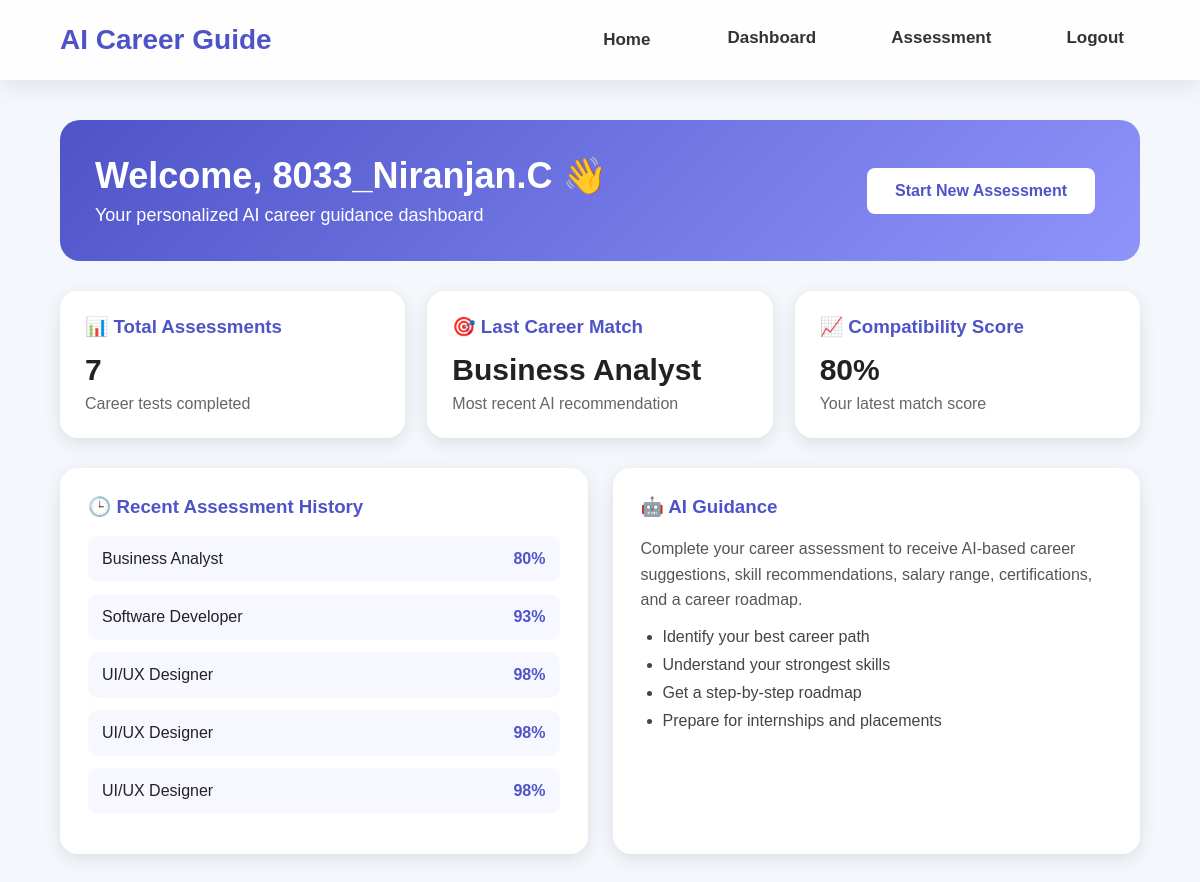
The page /dashboard (signed in) on the database as committed earlier.
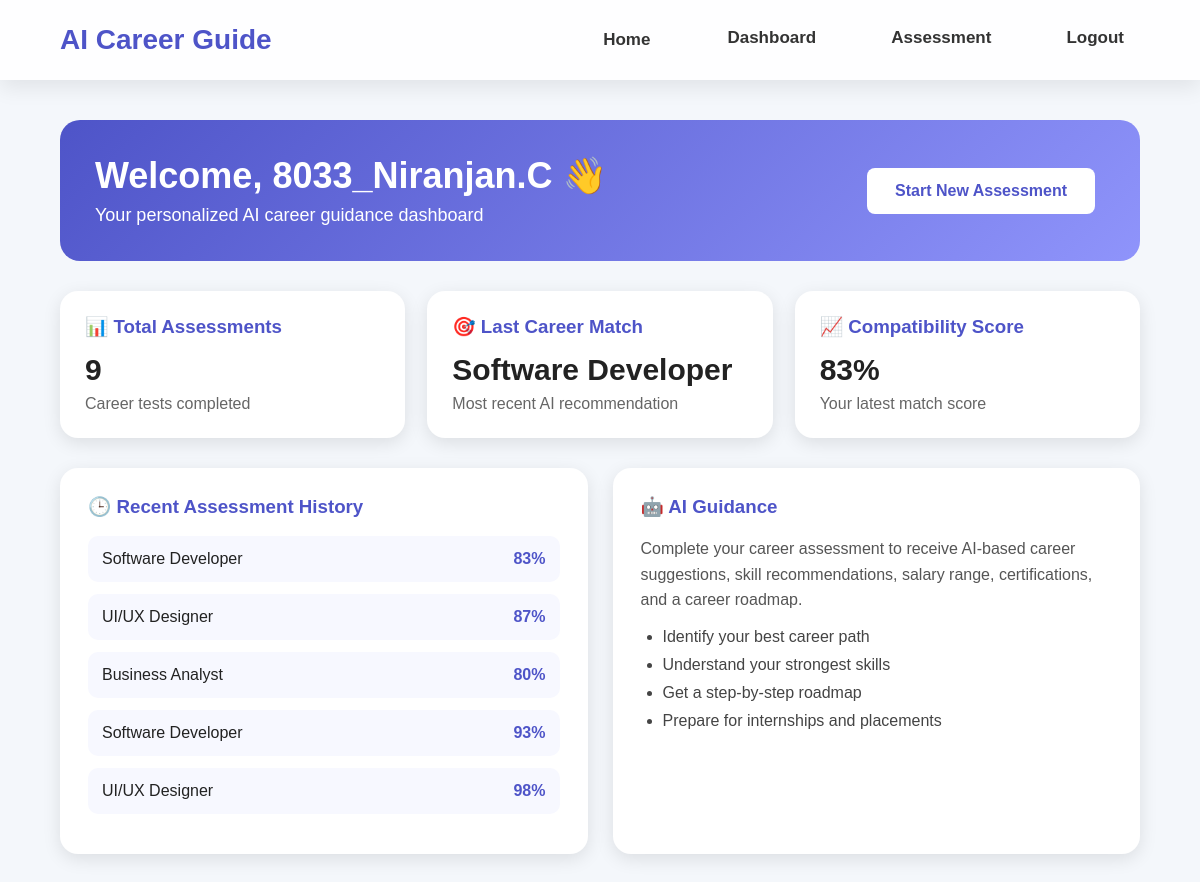
The same page on the database as committed later.
### tables this page shows
CREATE TABLE assessments (
            id INTEGER PRIMARY KEY AUTOINCREMENT,
            user_id INTEGER,
            career TEXT,
            score INTEGER,
            interest TEXT,
            skill TEXT,
            work_style TEXT,
            goal TEXT,
            personality TEXT
        );

### app.py (the view)
@app.route("/dashboard")
def dashboard():
    if "user_id" not in session:
        return redirect("/login")
    conn = sqlite3.connect("database.db")
    cursor = conn.cursor()
    cursor.execute(
        "SELECT COUNT(*) FROM assessments WHERE user_id = ?",
        (session["user_id"],)
    )
    total_assessments = cursor.fetchone()[0]
    cursor.execute(
        "SELECT career, score FROM assessments WHERE user_id = ? ORDER BY id DESC LIMIT 1",
        (session["user_id"],)
    )
    last_result = cursor.fetchone()
    cursor.execute(
        "SELECT career, score FROM assessments WHERE user_id = ? ORDER BY id DESC LIMIT 5",
        (session["user_id"],)
    )
    recent_results = cursor.fetchall()
    cursor.execute(
        "SELECT mobile, college, department, year, cgpa, state FROM profiles WHERE user_id = ?",
        (session["user_id"],)
    )
    profile = cursor.fetchone()
    conn.close()
    last_career = last_result[0] if last_result else "Not Taken Yet"
    last_score = last_result[1] if last_result else 0
    return render_template(
        "dashboard.html",
        name=session["user_name"],
        total_assessments=total_assessments,
        last_career=last_career,
        last_score=last_score,
        recent_results=recent_results,
        profile=profile
    )

### templates/dashboard.html (shortened to what this page needs)
<!DOCTYPE html>
<html>
<head>
    <link rel="stylesheet" href="{{ url_for('static', filename='style.css') }}">
</head>
<body>
<nav class="navbar">
    <div class="logo">AI Career Guide</div>
    <div class="nav-links">
        <a href="/">Home</a>
        <a href="/dashboard">Dashboard</a>
        <a href="/questionnaire">Assessment</a>
        <a href="/logout">Logout</a>
    </div>
</nav>
<section class="pro-dashboard">
    <div class="dashboard-header">
        <div>
            <h1>Welcome, {{ name }} 👋</h1>
            <p>Your personalized AI career guidance dashboard</p>
        </div>
        <a href="/questionnaire" class="btn primary">Start New Assessment</a>
    </div>
    <div class="dashboard-cards">
        <div class="dash-card">
            <h3>📊 Total Assessments</h3>
            <h2>{{ total_assessments }}</h2>
            <p>Career tests completed</p>
        </div>
        <div class="dash-card">
            <h3>🎯 Last Career Match</h3>
            <h2>{{ last_career }}</h2>
            <p>Most recent AI recommendation</p>
        </div>
        <div class="dash-card">
            <h3>📈 Compatibility Score</h3>
            <h2>{{ last_score }}%</h2>
            <p>Your latest match score</p>
        </div>
    </div>
    <div class="dashboard-main">
        <div class="activity-box">
            <h3>🕒 Recent Assessment History</h3>
            {% if recent_results %}
                {% for item in recent_results %}
                <div class="activity-item">
                    <span>{{ item[0] }}</span>
                    <strong>{{ item[1] }}%</strong>
                </div>
                {% endfor %}
            {% else %}
                <p>No assessments taken yet. Start your first career assessment.</p>
            {% endif %}
        </div>
        <div class="guide-box">
            <h3>🤖 AI Guidance</h3>
            <p>
                Complete your career assessment to receive AI-based career suggestions,
                skill recommendations, salary range, certifications, and a career roadmap.
            </p>
            <ul>
                <li>Identify your best career path</li>
                <li>Understand your strongest skills</li>
                <li>Get a step-by-step roadmap</li>
                <li>Prepare for internships and placements</li>
            </ul>
        </div>
    </div>
</section>
</body>
</html>

### static/style.css (style rules this page uses)
* { margin: 0; padding: 0; box-sizing: border-box; }
body { font-family: Arial, sans-serif; background: #f4f7fb; color: #222; }
.navbar { width: 100%; padding: 20px 60px; background: #ffffff; display: flex; justify-content: space-between; align-items: center; box-shadow: 0 3px 12px rgba(0,0,0,0.08); }
.logo { font-size: 24px; font-weight: bold; color: #4e54c8; }
.nav-links a { text-decoration: none; margin-left: 25px; color: #333; font-weight: 500; }
.btn { text-decoration: none; padding: 14px 28px; border-radius: 8px; margin: 10px; display: inline-block; font-weight: bold; }
.primary { background: white; color: #4e54c8; }
.pro-dashboard { width: 90%; max-width: 1100px; margin: 40px auto; }
.dashboard-header { background: linear-gradient(135deg, #4e54c8, #8f94fb); color: white; padding: 35px; border-radius: 20px; display: flex; justify-content: space-between; align-items: center; }
.dashboard-header h1 { font-size: 36px; margin-bottom: 8px; }
.dashboard-header p { font-size: 18px; }
.dashboard-cards { display: grid; grid-template-columns: repeat(3, 1fr); gap: 22px; margin: 30px 0; }
.dash-card { background: white; padding: 25px; border-radius: 18px; box-shadow: 0 5px 18px rgba(0,0,0,0.10); }
.dash-card h3 { color: #4e54c8; margin-bottom: 15px; }
.dash-card h2 { font-size: 30px; color: #222; margin-bottom: 8px; }
.dash-card p { color: #666; }
.dashboard-main { display: grid; grid-template-columns: 1fr 1fr; gap: 25px; }
.activity-box, .guide-box { background: white; padding: 28px; border-radius: 18px; box-shadow: 0 5px 18px rgba(0,0,0,0.10); }
.activity-box h3, .guide-box h3 { color: #4e54c8; margin-bottom: 18px; }
.activity-item { display: flex; justify-content: space-between; background: #f7f8ff; padding: 14px; border-radius: 10px; margin-bottom: 12px; }
.activity-item strong { color: #4e54c8; }
.guide-box p { color: #555; line-height: 1.6; margin-bottom: 15px; }
.guide-box ul { padding-left: 22px; }
.guide-box li { margin-bottom: 10px; color: #444; }
.nav-links a { transition: all 0.3s ease; }
.btn { transition: all .3s ease; }
.navbar { position: sticky; top: 0; z-index: 1000; display: flex; justify-content: space-between; align-items: center; padding: 18px 60px; background: rgba(255,255,255,.85); backdrop-filter: blur(12px); box-shadow: 0 8px 20px rgba(0,0,0,.08); animation: navbarSlide .8s ease; }
.logo { font-size: 28px; font-weight: 800; color:#4e54c8; cursor:pointer; transition:.4s; }
.nav-links { display:flex; gap:18px; }
.nav-links a { text-decoration:none; color:#333; font-weight:600; font-size:17px; padding:12px 18px; border-radius:10px; position:relative; transition:.35s; }
.nav-links a::after { content:""; position:absolute; bottom:5px; left:50%; width:0; height:3px; background:#4e54c8; transition:.35s; transform:translateX(-50%); }
.navbar { position: sticky; top: 0; z-index: 1000; animation: navbarSlideDown 0.8s ease; }
.logo { transition: 0.35s ease; }
.nav-links a { position: relative; transition: 0.35s ease; }
.nav-links a::after { content: ""; position: absolute; left: 50%; bottom: 4px; width: 0; height: 3px; background: #4e54c8; transform: translateX(-50%); transition: 0.35s ease; border-radius: 10px; }
.nav-links a[href="/dashboard"], .nav-links a[href="/questionnaire"], .nav-links a[href="/logout"], .nav-links a[href="/download_report"] { font-weight: 700; padding: 10px 16px; border-radius: 10px; }
html, body { max-width: 100%; overflow-x: hidden; }
.dashboard-header h1 { font-size: clamp(24px, 4.5vw, 36px); }

Rows that differ between the two databases and show on the page:
no longer on this page (row unchanged): assessments: career "UI/UX Designer", score "98"
no longer on this page (row unchanged): assessments: career "UI/UX Designer", score "98"
added assessments: career "Software Developer", score "83"
added assessments: career "UI/UX Designer", score "87"
Other text that changed with them:
{{ total_assessments }}: "7" → "9"
{{ last_score }}: "80" → "83"
{{ last_career }}: "Business Analyst" → "Software Developer"
